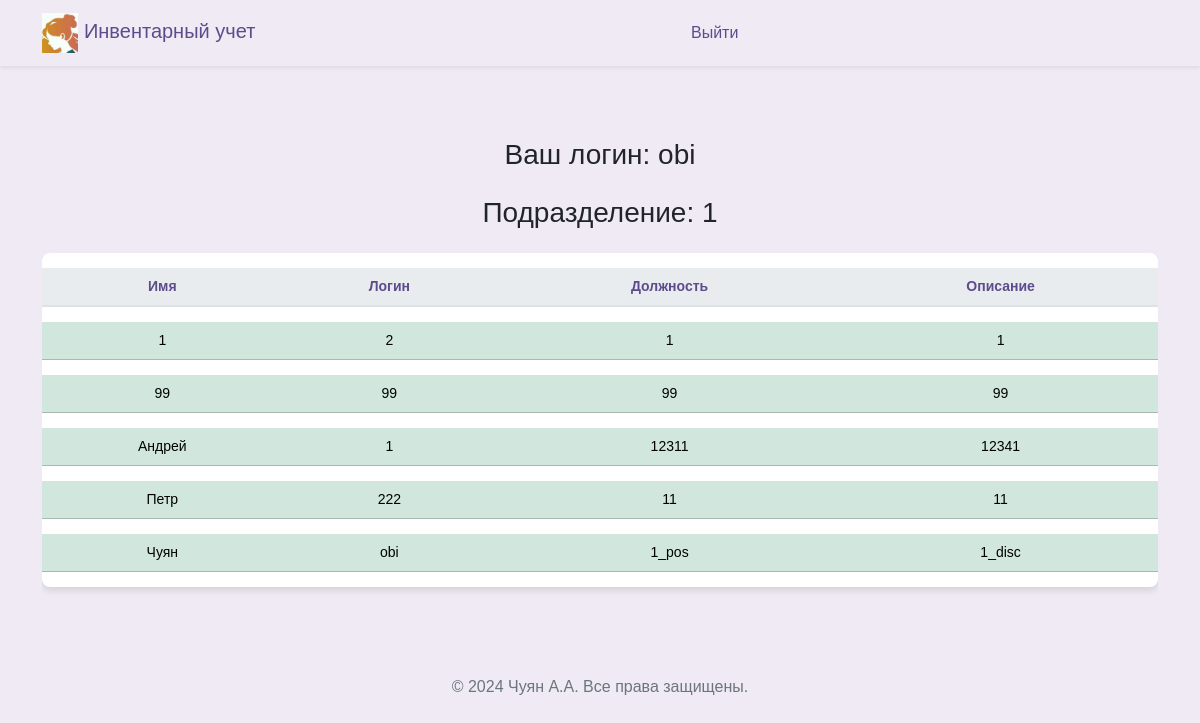
The app's page /workers_guest (signed in), older data.
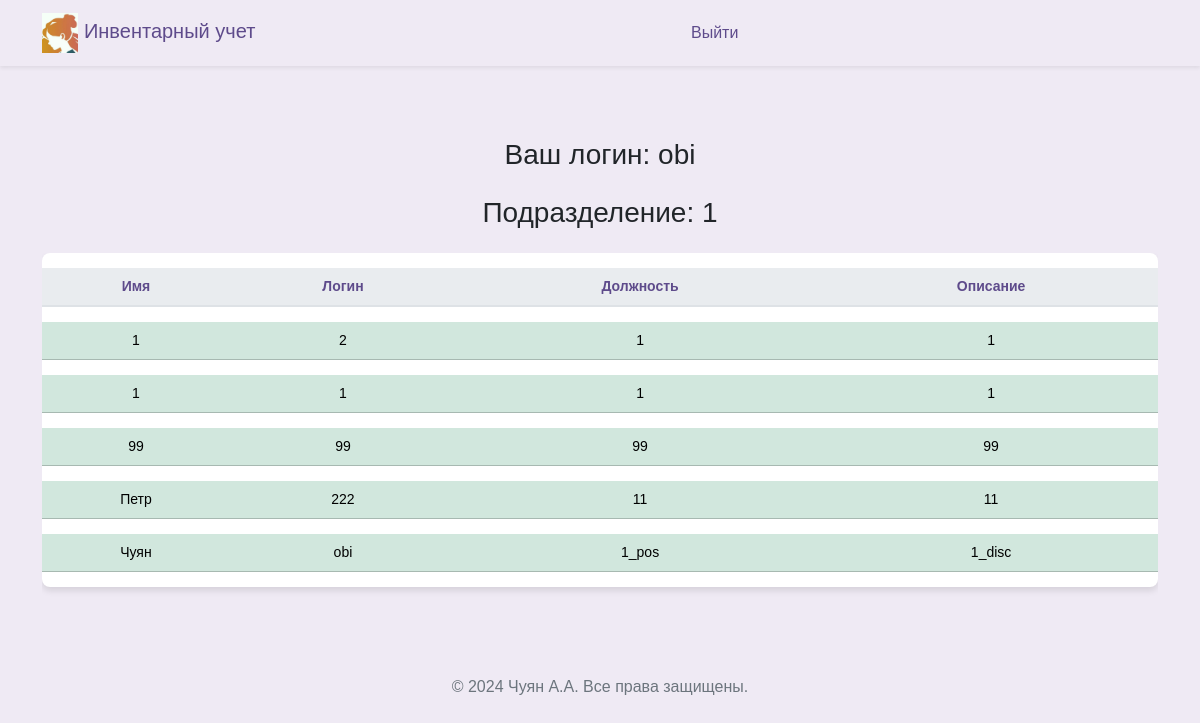
The same page, newer data.
### src/database/models.py (models this page shows, shortened)
class Worker(Base):
    __tablename__ = "worker"
    id = Column(Integer, primary_key=True)
    role = Column(Enum(Role), default=Role.guest)
    fio = Column(String)
    name = Column(String, unique=True)
    password = Column(String)
    department = Column(String)
    position = Column(String)
    description = Column(String, default=None)
    conn_worker_arm = relationship(
        "Arm", back_populates="conn_arm_worker"
    )

### src/frontend/router.py (the view)
@router.get("/workers")
async def get_workers(
    request: Request,
    worker: Worker = Depends(get_worker_or_redirect),
    session: AsyncSession = Depends(get_session),
):
    data = await CRUDWorker.get_all_worker_sorted(session)
    return templates.TemplateResponse(
        "workers/index.html",
        {"request": request, "worker": worker, "data": data},
    )

### src/frontend/template/guest/workers.html (shortened to what this page needs)
{% extends "base/base.html" %}
{% block content %}
<head>
</head>
<div class="row ">
  <div class="col-12">
    <h3 class="mb-4" style="margin-bottom: 60px; text-align: center;">Ваш логин: {{ worker.name }}</h3>
    <h3 class="mb-4" style="margin-bottom: 60px; text-align: center;">Подразделение: {{ worker.department }}</h3>
    <div class="table-responsive">
      <table class="table table-hover table-shadow table-rounded ">
        <thead>
          <tr>
            <th scope="col" >Имя</th>
            <th scope="col" >Логин</th>
            <th scope="col" >Должность</th>
            <th scope="col" >Описание</th>
          </tr>
        </thead>
        <tbody class="text-center">
          {% for worker_tuple in data %}
            {% set workers = worker_tuple %}
                <tr class="table-success " >
                  <td>{{ workers.fio }}</td>
                  <td>{{ workers.name }}</td>
                  <td>{{ workers.position }}</td>
                  <td>{{ workers.description }}</td>
                </tr>
          {% endfor %}
        </tbody>
      </table>
    </div>
  </div>
</div>
{% endblock %}

Row changes from the older to the newer data that the page shows:
removed Worker: fio "Андрей", name "1", position "12311", description "12341"
added Worker: fio "1", name "1", position "1", description "1"
